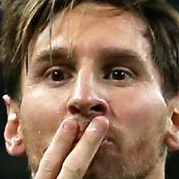
#> input picture Image_Classification_Model/images_dataset/cropped/lionel_messi/lionel_messi_1.png, 179 x 179 px, given in place of 1211643746.jpg.0.jpg, which was not available
$ jupyter execute sports_person_classifier_model.ipynb   (shell and % lines are left out)   (text cells are left out)
#> lines starting #> are read from the running program, lines starting #| are printed output that depends on the picture; after the words box and inside, x2 and y2 are one past the last pixel; in counts of white or black regions, pixels touching at a corner belong together; pictures that were not available may be replaced by others from this repository, and a replacement may not be noted
[cell 1]
import numpy as np
import cv2
import matplotlib.pyplot as plt

[cell 2]
img = cv2.imread('../images_dataset/lionel_messi/1211643746.jpg.0.jpg')
#> img is the input picture: shape (179, 179, 3); mean B, G, R 87, 109.2, 138.2
img.shape
#> Out = (179, 179, 3)

[cell 3]
plt.imshow(img)

[cell 4]
gray = cv2.cvtColor(img, cv2.COLOR_BGR2GRAY)
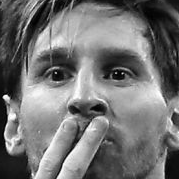
#> gray: shape (179, 179); min 0, max 254, mean 115.4
gray.shape
#> Out = (179, 179)

[cell 5]
plt.imshow(gray, cmap='gray')

[cell 6]
face_cascade = cv2.CascadeClassifier('../opencv/haarcascades/haarcascade_frontalface_default.xml')
eyes_cascade = cv2.CascadeClassifier('../opencv/haarcascades/haarcascade_eye.xml')

faces = face_cascade.detectMultiScale(gray, 1.3, 5)
#> faces = [[16, 10, 151, 151]]
faces
#> Out = [[16, 10, 151, 151]]
# OUTPUT:
# array([[534,  78, 102, 102]]) # x, y, w, h

[cell 7]
# getting the face region
x, y, w, h = faces[0]
#> x = 16; y = 10; w = 151; h = 151
x, y, w, h
#> Out = (16, 10, 151, 151)

[cell 8]
# cropping the face region
face_img = cv2.rectangle(img, (x, y), (x+w, y+h), (255, 0, 0), 2)
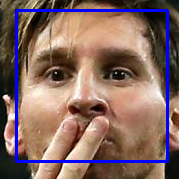
#> face_img: shape (179, 179, 3); mean B, G, R 97.9, 104.5, 132.3
plt.imshow(face_img)

[cell 9]
cv2.destroyAllWindows()
for (x, y, w, h) in faces:
    face_img = cv2.rectangle(img, (x, y), (x+w, y+h), (255, 0, 0), 2)
    roi_gray = gray[y:y+h, x:x+w]
    roi_color = face_img[y:y+h, x:x+w]
    eyes = eyes_cascade.detectMultiScale(roi_gray)
    for (ex, ey, ew, eh) in eyes:
        cv2.rectangle(roi_color, (ex, ey), (ex+ew, ey+eh), (0, 255, 0), 2)
#> this loop made 1 pass
#> (x, y, w, h, eyes) on pass 1: (16, 10, 151, 151, [[79, 40, 44, 44], [17, 40, 45, 45]])
#> pass 1, `roi_gray = gray[y:y+h, x:x+w]`:
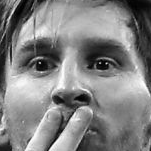
#> roi_gray: shape (151, 151); min 0, max 254, mean 130.5
#> pass 1, `roi_color = face_img[y:y+h, x:x+w]`:
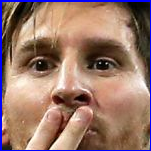
#> roi_color: shape (151, 151, 3); mean B, G, R 106.9, 119.9, 152.8
#> after the loop:
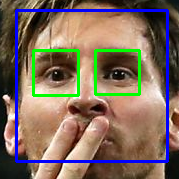
#> img: shape (179, 179, 3); 3.31% of pixels changed, all inside (x1, y1, x2, y2) = (32, 49, 141, 97)
#> after the loop:
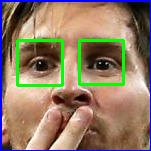
#> roi_color: shape (151, 151, 3); 4.65% of pixels changed, all inside (x1, y1, x2, y2) = (16, 39, 125, 87)
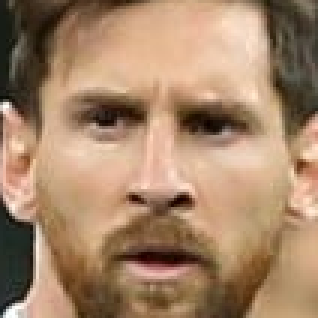
#> input picture Image_Classification_Model/images_dataset/cropped/lionel_messi/lionel_messi_10.png, 106 x 106 px, given in place of maria-sharapova-2013-beautiful_1920x1200_99155.jpg, which was not available (shown 3 times larger)
#> further down, original_image is the input picture: shape (106, 106, 3); mean B, G, R 104.8, 132.9, 164.9

plt.figure()
plt.imshow(face_img, cmap='gray')
plt.show()

[cell 10]
plt.imshow(roi_color, cmap='gray')
# plt.imshow(roi_gray, cmap='gray')

[cell 11]
supported_formats = (".jpg", ".jpeg", ".png", ".bmp")

# Function to crop image if two eyes are detected


def get_cropped_image_if_2_eyes(image_path):
    img = cv2.imread(image_path)
    if img is None:
        print(f"Failed to load image at {image_path}")
        return None
    gray = cv2.cvtColor(img, cv2.COLOR_BGR2GRAY)
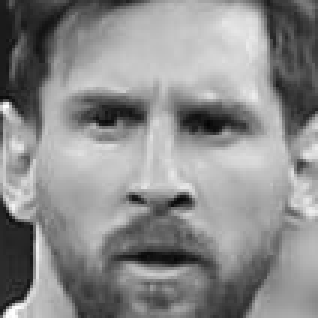
#> gray: shape (106, 106) (shown 3 times larger); min 4, max 254, mean 139.3
    faces = face_cascade.detectMultiScale(gray, 1.3, 5)
#> faces = [[9, 7, 89, 89]]
    for (x, y, w, h) in faces:
        roi_gray = gray[y:y+h, x:x+w]
        roi_color = img[y:y+h, x:x+w]
        eyes = eyes_cascade.detectMultiScale(roi_gray)
        if len(eyes) >= 2:
            return roi_color
#> this loop made 1 pass
#> (x, y, w, h, eyes) on pass 1: (9, 7, 89, 89, [[12, 17, 29, 29], [47, 20, 26, 26]])
#> pass 1, in get_cropped_image_if_2_eyes, `roi_gray = gray[y:y+h, x:x+w]`:
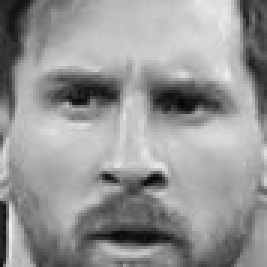
#> roi_gray: shape (89, 89) (shown 3 times larger); min 4, max 241, mean 149.9
#> pass 1, in get_cropped_image_if_2_eyes, `roi_color = img[y:y+h, x:x+w]`:
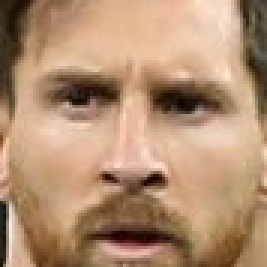
#> roi_color: shape (89, 89, 3) (shown 3 times larger); mean B, G, R 113, 142.9, 177.8
    return None

[cell 12]
img_path = '../images_dataset/maria_sharapova/maria-sharapova-2013-beautiful_1920x1200_99155.jpg'
original_image = cv2.imread(img_path)
plt.imshow(original_image)
